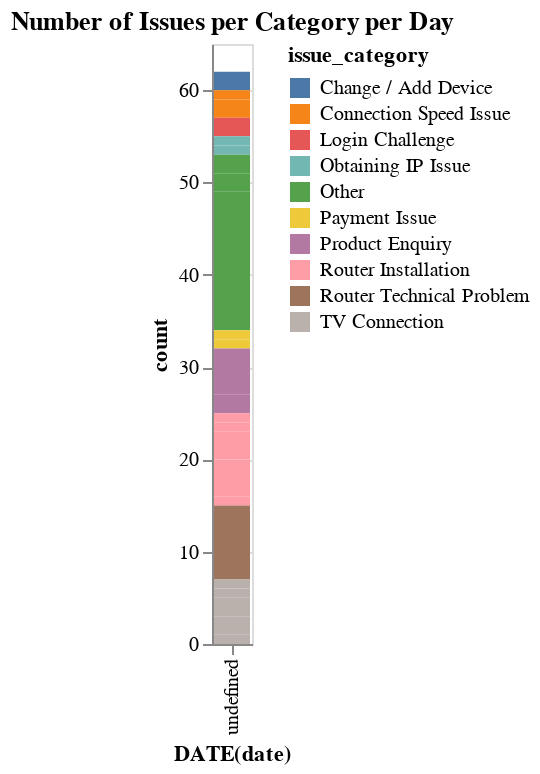

The notebook cell this image was saved under:
### Markdown cell above
#### Altair

### Code cell
import altair as alt

alt.Chart(df).mark_bar().encode(
    x='DATE(date):O',
    y='count:Q',
    color='issue_category:N',
).properties(
    title='Number of Issues per Category per Day'
).interactive()

### Figure 1 — Vega-Lite specification as saved in the notebook (floating-point values rounded to 4 significant figures)
{"config": {"view": {"continuousWidth": 300, "continuousHeight": 300}}, "data": {"name": "data-469a160d78e0b1a7a9c92042f34c358e"}, "mark": {"type": "bar"}, "encoding": {"color": {"field": "issue_category", "type": "nominal"}, "x": {"field": "DATE(date)", "type": "ordinal"}, "y": {"field": "count", "type": "quantitative"}}, "params": [{"name": "param_2", "select": {"type": "interval", "encodings": ["x", "y"]}, "bind": "scales"}], "title": "Number of Issues per Category per Day", "$schema": "https://vega.github.io/schema/vega-lite/v5.15.1.json", "datasets": {"data-469a160d78e0b1a7a9c92042f34c358e": [{"date": "2023-10-23", "issue_category": "Other", "count": 5}, {"date": "2023-10-23", "issue_category": "TV Connection", "count": 1}, {"date": "2023-10-24", "issue_category": "Change / Add Device", "count": 1}, {"date": "2023-10-24", "issue_category": "Other", "count": 9}, {"date": "2023-10-24", "issue_category": "Router Installation", "count": 1}, {"date": "2023-10-24", "issue_category": "TV Connection", "count": 2}, {"date": "2023-10-25", "issue_category": "Payment Issue", "count": 1}, {"date": "2023-10-25", "issue_category": "Product Enquiry", "count": 2}, {"date": "2023-10-25", "issue_category": "Router Installation", "count": 4}, {"date": "2023-10-25", "issue_category": "TV Connection", "count": 2}, {"date": "2023-10-26", "issue_category": "Change / Add Device", "count": 1}, {"date": "2023-10-26", "issue_category": "Other", "count": 1}, {"date": "2023-10-26", "issue_category": "Product Enquiry", "count": 3}, {"date": "2023-10-26", "issue_category": "Router Installation", "count": 3}, {"date": "2023-10-26", "issue_category": "TV Connection", "count": 1}, {"date": "2023-10-27", "issue_category": "Obtaining IP Issue", "count": 1}, {"date": "2023-10-27", "issue_category": "Other", "count": 2}, {"date": "2023-10-27", "issue_category": "Payment Issue", "count": 1}, {"date": "2023-10-27", "issue_category": "Product Enquiry", "count": 2}, {"date": "2023-10-27", "issue_category": "Router Technical Problem", "count": 2}, {"date": "2023-10-27", "issue_category": "TV Connection", "count": 1}, {"date": "2023-10-28", "issue_category": "Connection Speed Issue", "count": 2}, {"date": "2023-10-28", "issue_category": "Login Challenge", "count": 1}, {"date": "2023-10-28", "issue_category": "Obtaining IP Issue", "count": 1}, {"date": "2023-10-28", "issue_category": "Other", "count": 2}, {"date": "2023-10-28", "issue_category": "Router Installation", "count": 1}, {"date": "2023-10-28", "issue_category": "Router Technical Problem", "count": 4}, {"date": "2023-10-31", "issue_category": "Connection Speed Issue", "count": 1}, {"date": "2023-10-31", "issue_category": "Router Installation", "count": 1}, {"date": "2023-10-31", "issue_category": "Router Technical Problem", "count": 2}, {"date": "2023-11-01", "issue_category": "Login Challenge", "count": 1}]}}
